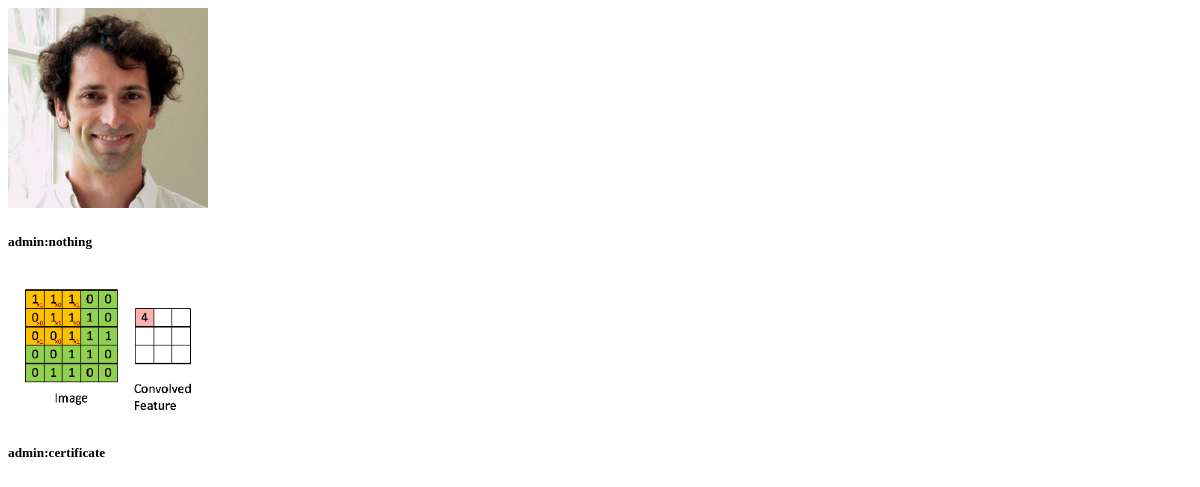
The app's page /, older data.
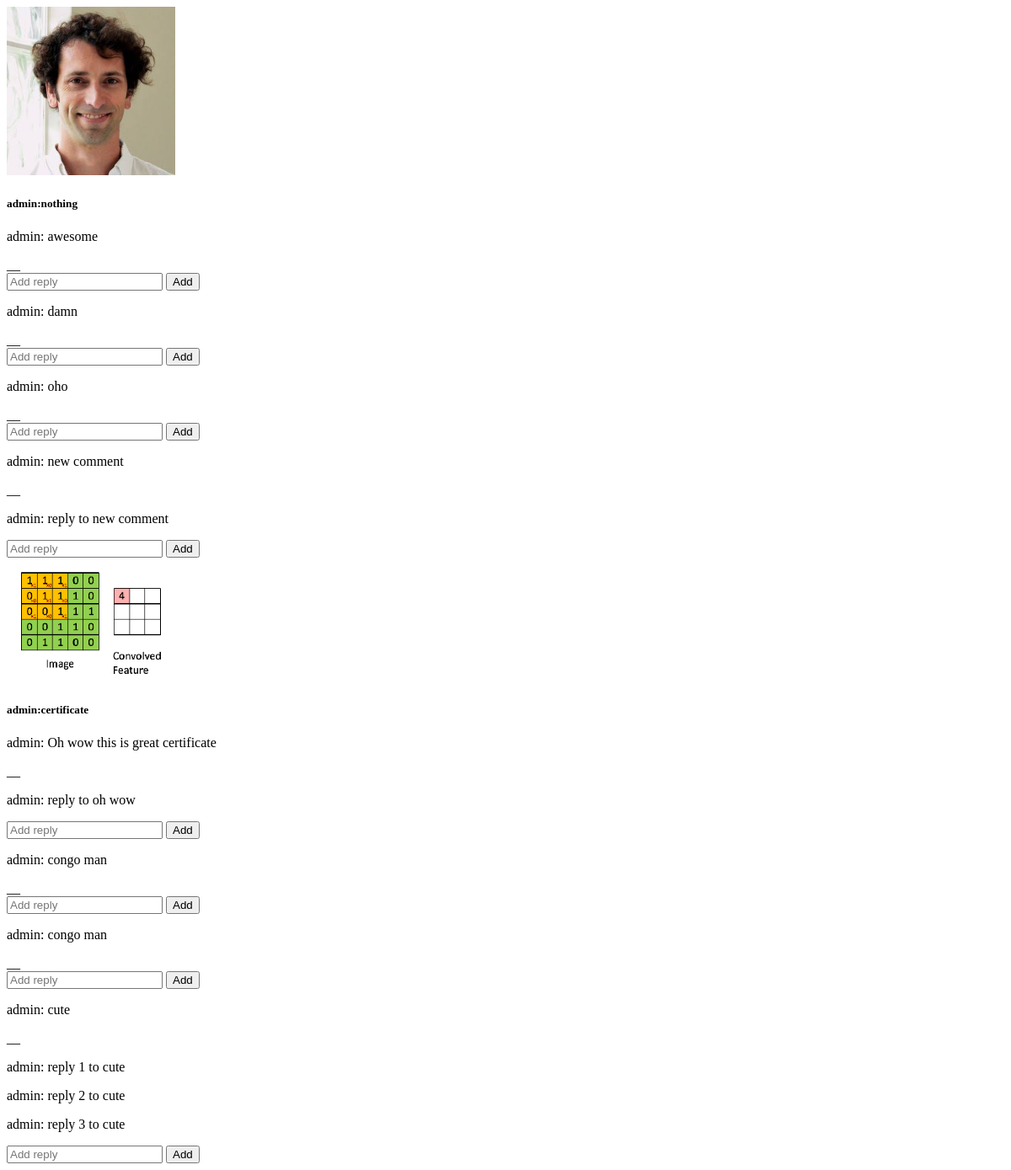
The same page, newer data.
### posts/models.py (models this page shows, shortened)
class Post(models.Model):
    user = models.ForeignKey(settings.AUTH_USER_MODEL, on_delete=models.CASCADE)
    image = models.ImageField(upload_to=upload_location)
    caption = models.CharField(max_length = 250)
    timestamp = models.DateTimeField(auto_now=False,auto_now_add=True)
    updated = models.DateTimeField(auto_now=True, auto_now_add=False)

### comments/models.py (models this page shows, shortened)
class Comment(models.Model):
    post = models.ForeignKey(Post,on_delete = models.CASCADE)
    user = models.ForeignKey(settings.AUTH_USER_MODEL,on_delete=models.CASCADE)
    text = models.TextField()
    timestamp = models.DateTimeField(auto_now=False, auto_now_add=True)

class Reply(models.Model):
    parent_comment = models.ForeignKey(Comment,on_delete=models.CASCADE)
    text = models.TextField()
    timestamp = models.DateTimeField(auto_now=False, auto_now_add=True)
    updated = models.DateTimeField(auto_now=True, auto_now_add=False)

### posts/views.py (the view)
# urls.py: path('',include('posts.urls')),
def posts(request):
    posts = Post.objects.all()
    context ={
        'posts':posts,
    }
    return render(request,'posts/post_list.html',context)

### posts/templates/posts/post_list.html (shortened to what this page needs)
{%extends 'posts/base.html' %}
{% block content %}
{% for post in posts %}
<img src='{{ post.image.url }}' alt='{{post.caption}}' width=200px height 200px> <br>
<h5>{{post.user.username}}:{{post.caption }}</h5>
{% for comment in post.comment_set.all %}
<p>{{comment.user.username}}: {{comment.text}}</p>
 __{% if comment.reply_set.all %}
 {% for reply in comment.reply_set.all %}
 <p>{{reply.parent_comment.user.username}}: {{reply.text}}</p>
 {% endfor %}
 {% endif %}
 <form action = '{% url "add_reply" comment.id %}' enctype="multipart/form-data" method="POST">
    <input type="text" name = 'reply' placeholder="Add reply">
    <button type="submit">Add</button>
   </form>
{%endfor%}
{%endfor %}
{% endblock %}

### posts/templates/posts/base.html (shortened to what this page needs)
<!DOCTYPE html>
<html lang="en">
<head>
</head>
<body>
    {% block content %}
    {% endblock %}
</body>
</html>

Row changes from the older to the newer data that the page shows:
added Comment: user.username "admin", text "awesome", shown under Post "nothing"
added Comment: user.username "admin", text "damn", shown under Post "nothing"
added Comment: user.username "admin", text "oho", shown under Post "nothing"
added Comment: user.username "admin", text "new comment", shown under Post "nothing"
added Reply: parent_comment.user.username "admin", text "reply to new comment"
added Comment: user.username "admin", text "Oh wow this is great certificate", shown under Post "certificate"
added Reply: parent_comment.user.username "admin", text "reply to oh wow"
added Comment: user.username "admin", text "congo man", shown under Post "certificate"
added Comment: user.username "admin", text "congo man", shown under Post "certificate"
added Comment: user.username "admin", text "cute", shown under Post "certificate"
added Reply: parent_comment.user.username "admin", text "reply 1 to cute"
added Reply: parent_comment.user.username "admin", text "reply 2 to cute"
added Reply: parent_comment.user.username "admin", text "reply 3 to cute"
